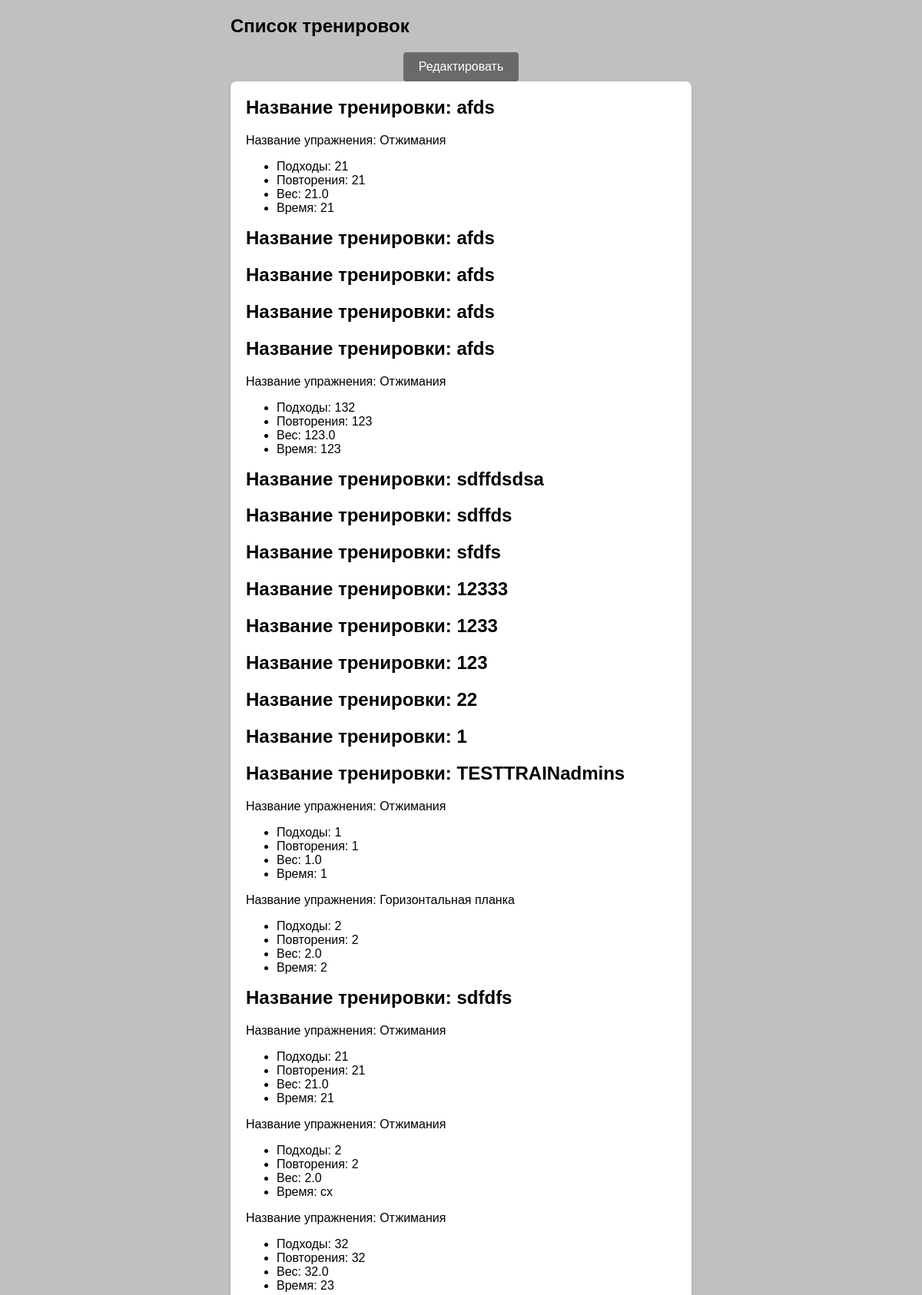
Screenshot of /workout/CLEARLISTTRAIN.html (signed in, upper part) with the database file from the repository.
### fastfitworkout/models.py (models this page shows, shortened)
class Training(models.Model):
    name = models.CharField(max_length=64)
    exercises = models.ManyToManyField(Exercise, through='ExerciseInTraining')
    uid = models.PositiveIntegerField(default=1)

class Exercise(models.Model):
    exercise_name = models.CharField(max_length=64)
    muscle_group = models.CharField(max_length=64)
    technique_description = models.CharField(max_length=512)
    uid = models.PositiveIntegerField(default=1)

class ExerciseInTraining(models.Model):
    training = models.ForeignKey(Training, on_delete=models.CASCADE)
    exercise = models.ForeignKey(Exercise, on_delete=models.CASCADE)
    time = models.CharField(max_length=64)
    sets = models.PositiveIntegerField()
    repetitions = models.PositiveIntegerField()
    weight = models.FloatField()
    uid = models.PositiveIntegerField(default=1)

### fastfitworkout/views.py (the view)
# urls.py: path('CLEARLISTTRAIN.html', views.ClearTrainListView.as_view(), name="CLEARLISTTRAIN"),
class ClearTrainListView(TrainListView): template_name = 'CLEARLISTTRAIN.html'

### fastfitworkout/views.py (called while the page is built)
    def get_context_data(self, **kwargs):
        context = super().get_context_data(**kwargs)
        context['TRAINS'] = utilscustom.get_spec_set_exrc(self.request.user.id)
        return context

### fastfitweb/templates/CLEARLISTTRAIN.html (shortened to what this page needs)
<!DOCTYPE html>
<html lang="ru">
<head>
</head>
<body>
    <div class="container">
    <h2>Список тренировок</h2>
         <div class="back-button">
         <button type="button" onclick="window.location.href='{% url 'fastfitworkout:TRAINLISTTEST' %}'">Редактировать</button>
        </div>
 <div class="exercise-list">
    {% for train_id, train_data in TRAINS.items %}
        <h2>Название тренировки: {{ train_data.name }}</h2>
        {% for exercise_name, exercise_data in train_data.exercises.items %}
        <p>Название упражнения: {{ exercise_data.name }}</p>
            <ul>
                <li>Подходы: {{ exercise_data.params.sets }}</li>
                <li>Повторения: {{ exercise_data.params.repetitions }}</li>
                <li>Вес: {{ exercise_data.params.weight }}</li>
                <li>Время: {{ exercise_data.params.time }}</li>
            </ul>
        {% endfor %}
    {% endfor %}
</div>
</div>
</body>
</html>

### fastfitweb/templates/CLEARLISTTRAIN.html (style rules this page uses)
body { font-family: Arial, sans-serif; display: flex; justify-content: center; align-items: flex-start; background-color: #c0c0c0; margin: 0; padding: 20px; }
.container { width: 600px; }
.exercise-list { padding: 20px; background-color: #fff; border-radius: 8px; box-shadow: 0 2px 5px rgba(0, 0, 0, 0.1); }
h2 { margin-top: 0; }
.back-button { margin-top: 20px; text-align: center; }
.back-button button { padding: 10px 20px; background-color: #696969; color: #fff; border: none; border-radius: 4px; font-size: 16px; cursor: pointer; }

### rows the page displays
Training: name "afds"
Exercise: name "Отжимания" "Отжимания" "Отжимания" "Отжимания" "Отжимания" "Отжимания"
ExerciseInTraining: params.weight "21.0", params.time "21"
Training: name "afds"
Training: name "afds"
Training: name "afds"
Training: name "afds"
ExerciseInTraining: params.weight "123.0", params.time "123"
Training: name "sdffdsdsa"
Training: name "sdffds"
Training: name "sfdfs"
Training: name "12333"
Training: name "1233"
Training: name "123"
Training: name "22"
Training: name "TESTTRAINadmins"
ExerciseInTraining: params.weight "1.0"
Exercise: name "Горизонтальная планка"
ExerciseInTraining: params.weight "2.0"
Training: name "sdfdfs"
ExerciseInTraining: params.weight "21.0", params.time "21"
ExerciseInTraining: params.weight "2.0", params.time "cx"
ExerciseInTraining: params.weight "32.0", params.time "23"

### other values shown
{{ exercise_data.params.sets }} "21" "132" "1" "2" "21" "2" "32"
{{ exercise_data.params.repetitions }} "21" "123" "1" "2" "21" "2" "32"
{{ train_data.name }} "1"
{{ exercise_data.params.time }} "1" "2"
